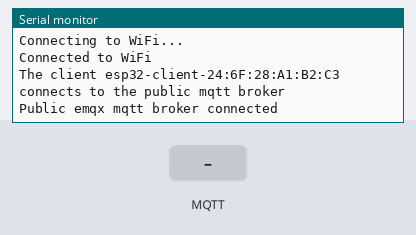
A program run on a simulated ESP32-S3. Parts: the last lines printed to the serial monitor. Inputs (shaded band) come from the test bench. WiFi joins after 1.5 s; servers stay silent unless stated; no MQTT or app messages arrive unless stated.

Above: at 3.2 s.
3.3 s: MQTT message "1" arrives on the first subscribed topic
At 4.2 s:
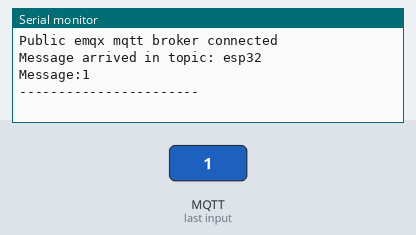
4.8 s: MQTT message "on" arrives on the first subscribed topic
At 5.4 s:
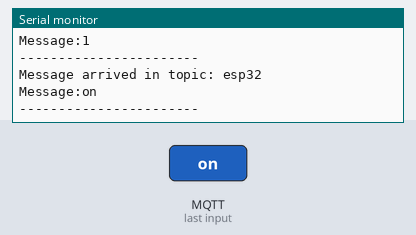
6.3 s: MQTT message "off" arrives on the first subscribed topic
At 7.7 s:
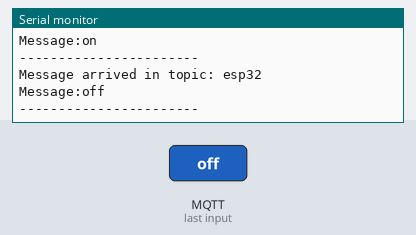

The program:

main.cpp
```cpp
#include <Arduino.h>
#include <WiFi.h>
#include <PubSubClient.h>

// wifi
const char *ssid = "A_110";
const char *password = "11111111";

// mqttx
const char *mqtt_broker = "broker.emqx.io";
const char *topic = "esp32";
const int mqtt_port = 1883;
const char *mqtt_username = "esp32";
const char *mqtt_password = "esp32@233";

WiFiClient espClient;
PubSubClient client(espClient);

void callback(char *topic, byte *payload, unsigned int length) {
 Serial.print("Message arrived in topic: ");
 Serial.println(topic);
 Serial.print("Message:");
 for (int i = 0; i < length; i++) {
     Serial.print((char) payload[i]);
 }
 Serial.println();
 Serial.println("-----------------------");
}

void setup() {
  Serial.begin(115200);
  WiFi.begin(ssid, password);
  while (WiFi.status() != WL_CONNECTED) {
    delay(1000);
    Serial.println("Connecting to WiFi...");
  }
  Serial.println("Connected to WiFi");
  client.setServer(mqtt_broker, mqtt_port);
  client.setCallback(callback);
  while (!client.connected()) {
     String client_id = "esp32-client-";
     client_id += String(WiFi.macAddress());
     Serial.printf("The client %s connects to the public mqtt broker\n", client_id.c_str());
     if (client.connect(client_id.c_str(), mqtt_username, mqtt_password)) {
         Serial.println("Public emqx mqtt broker connected");
     } else {
         Serial.print("failed with state ");
         Serial.print(client.state());
         delay(2000);
     }
 }
 // publish and subscribe
 client.publish(topic, "Hi EMQ X I'm ESP32 ^^");
 client.subscribe(topic);
}

void loop() {
  // put your main code here, to run repeatedly:
  client.loop();
}

// put function definitions here:
```

Measured:
- after the input at 3.3 s, the serial monitor: prints a new line at once (image 1)
- after the input at 4.8 s, the serial monitor: prints a new line at once (image 2)
- after the input at 6.3 s, the serial monitor: prints a new line at once (image 3)
